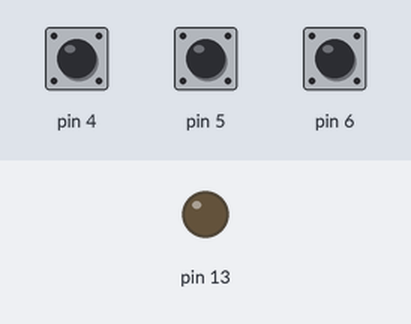
This sketch was run on a simulated Arduino Uno, built with avr-gcc and run on an emulated ATmega328P. On the bench: output pins drawn as LEDs (lit = HIGH). The test bench sets the inputs (shaded band); at power-on: pin 4 HIGH, pin 5 HIGH, pin 6 HIGH. What the sketch prints to the serial monitor is not drawn.

Above: at 1.2 s.
1.3 s: pin 4 pulled LOW for 0.15 s
At 1.37 s:
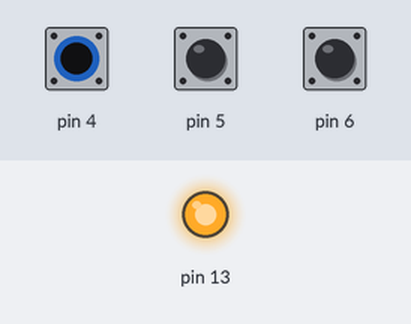
6.1 s: pin 4 pulled LOW for 1 s
At 7.9 s:
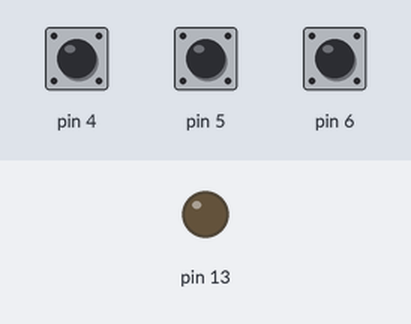
Timing chart, 0 to 9.4 s (numbered marks = the images above; inputs shaded):
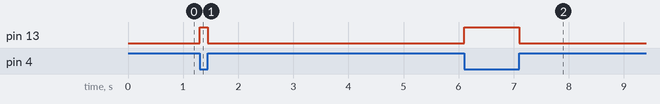

Measured:
- after the input at 1.3 s, pin 13: LOW → HIGH at once, → LOW 0.15 s later
- after the input at 6.1 s, pin 13: LOW → HIGH at once, → LOW 1.0 s later

The sketch:

writizer.ino
```cpp
/*
  Writizer writes stuff to serial for chkey to read!
 */
void setup() {
  pinMode(13, OUTPUT);
   pinMode(4, INPUT_PULLUP);
  pinMode(5, INPUT_PULLUP);
   pinMode(6, INPUT_PULLUP);
  Serial.begin(9600);

}
 int a=0,b=0,c=0;
  int last_a=0,last_b=0,last_c=0;
void loop() {

  a = !digitalRead(4);
  digitalWrite(13, a); // debug
  b = !digitalRead(5);
  c = !digitalRead(6);
  if (a!=last_a)  Serial.print(a==HIGH ? 'A' : 'D');
  if (b!=last_b) Serial.print(b==HIGH ? 'B' : 'E');
  if (c!=last_c) Serial.print(c==HIGH ? 'C' : 'F');


  delay(1);              // wait for a milisecond

  last_a=a;last_b=b,last_c=c;
}
```
